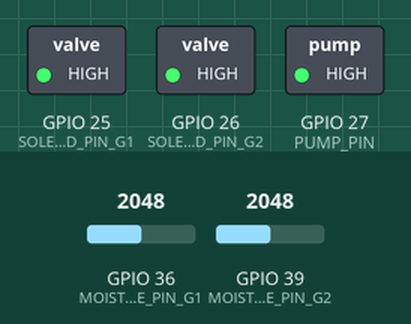
Bench run of a sketch on a simulated ESP32. Shown: switched loads named in the sketch (green lamp = pin HIGH). The test bench sets the inputs (shaded band); at power-on: GPIO 36 (MOISTURE_PIN_G1) = 2048, GPIO 39 (MOISTURE_PIN_G2) = 2048. WiFi joins after 1.5 s; servers stay silent unless stated; what the sketch prints to the serial monitor is not drawn.

Above: at 2.7 s.
2.8 s: GPIO 36 (MOISTURE_PIN_G1) set to 3138
4.3 s: GPIO 36 (MOISTURE_PIN_G1) set to 3248
At 4.7 s:
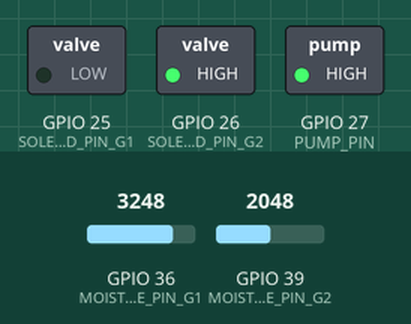
At 6.0 s:
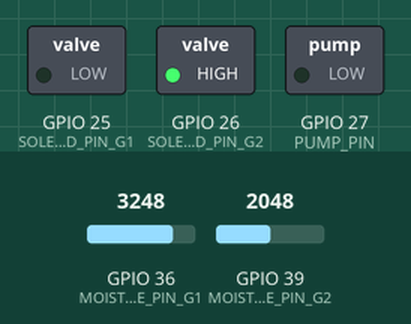
6.3 s: GPIO 39 (MOISTURE_PIN_G2) set to 3136
7.8 s: GPIO 39 (MOISTURE_PIN_G2) set to 3221
At 8.8 s:
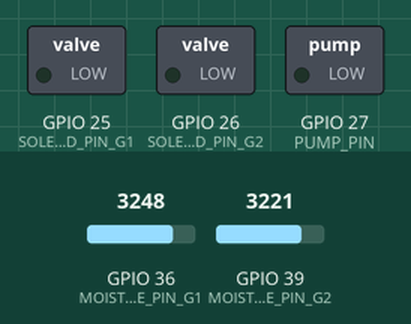
Timing chart, 0 to 10.8 s (numbered marks = the images above; inputs shaded):
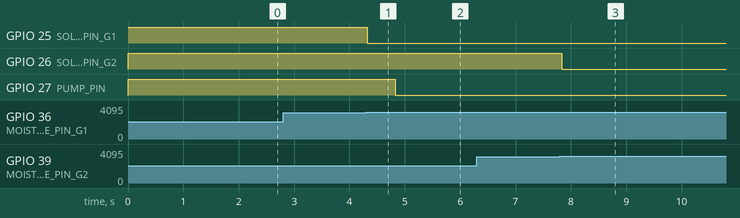

The sketch:

EspWithSolenoidWeb.ino
```cpp
#include <WiFi.h>
#include <WiFiClient.h>
#include <WebServer.h>
#include <ESPmDNS.h>
#include <DHT.h>

// --- Configuration: WiFi Credentials ---
const char *ssid = "My-Network";
const char *password = "chaker123456";

// --- Configuration: Pin Definitions ---

// DHT Sensor Pin
const int DHT_PIN = 4;
#define DHTTYPE DHT11 // DHT 11 sensor type
DHT dht(DHT_PIN, DHTTYPE);

// Analog pins for Moisture Sensors
const int MOISTURE_PIN_G1 = 36;
const int MOISTURE_PIN_G2 = 39;

// Digital pins for Solenoid Valves (G1 & G2)
const int SOLENOID_PIN_G1 = 25;
const int SOLENOID_PIN_G2 = 26;

// NEW Digital pin for the Main Water Pump
const int PUMP_PIN = 27;

// --- Configuration: Calibration Values ---
const int DRY_CALIBRATION = 4095;
const int WET_CALIBRATION = 1800;
const int DRY_THRESHOLD_PERCENT = 40;

// --- Global Variables and Server Setup ---
WebServer server(80);

// --- State Variables for Sequencing ---
// Tracks the time (in ms) when a valve was opened or closed.
unsigned long valve_G1_time = 0;
unsigned long valve_G2_time = 0;
// Half-second delay requirement (500ms)
const unsigned long SEQUENCING_DELAY = 500;

// --- Function Prototypes ---
float readDHTTemperature();
float readDHTHumidity();
int readMoisturePercent(int pin);
void controlIrrigationSystem(int moisturePercent1, int moisturePercent2);
String getIrrigationStatus(int solenoidPin, int pumpPin);
String getMoistureState(int percent);
void handleRoot();

// --- Main HTTP Handler Function ---
void handleRoot() {

  // 1. Read all sensor values
  float t = readDHTTemperature();
  float h = readDHTHumidity();
  int moisturePercent1 = readMoisturePercent(MOISTURE_PIN_G1);
  int moisturePercent2 = readMoisturePercent(MOISTURE_PIN_G2);

  // 2. Control System (Handles sequencing and overall pump control)
  controlIrrigationSystem(moisturePercent1, moisturePercent2);

  // 3. Get Status for Display
  String irrigationStatus1 = getIrrigationStatus(SOLENOID_PIN_G1, PUMP_PIN);
  String irrigationStatus2 = getIrrigationStatus(SOLENOID_PIN_G2, PUMP_PIN);
  String state1 = getMoistureState(moisturePercent1);
  String state2 = getMoistureState(moisturePercent2);

  // 4. Serial Monitor Output
  Serial.println("--- AquaSpray Dashboard Data ---");
  Serial.print("DHT: Temp="); Serial.print(t); Serial.print("C, Humidity="); Serial.print(h); Serial.println("%");
  Serial.print("Garden 1: Moisture="); Serial.print(moisturePercent1); Serial.print("% ("); Serial.print(state1); Serial.print("), Solenoid:"); Serial.print((digitalRead(SOLENOID_PIN_G1) == LOW ? "OPEN" : "CLOSED")); Serial.print(", Pump: "); Serial.println((digitalRead(PUMP_PIN) == LOW ? "ON" : "OFF"));
  Serial.print("Garden 2: Moisture="); Serial.print(moisturePercent2); Serial.print("% ("); Serial.print(state2); Serial.print("), Solenoid:"); Serial.print((digitalRead(SOLENOID_PIN_G2) == LOW ? "OPEN" : "CLOSED")); Serial.print(", Pump: "); Serial.println((digitalRead(PUMP_PIN) == LOW ? "ON" : "OFF"));

  char msg[3000];

  // 5. HTML Content for Web Dashboard
  snprintf(msg, 3000,
           "<html>\
  <head>\
    <meta http-equiv='refresh' content='10'/>\
    <meta name='viewport' content='width=device-width, initial-scale=1'>\
    <link rel='stylesheet' href='https://use.fontawesome.com/releases/v5.7.2/css/all.css' integrity='sha384-fnmOCqbTlWIlj8LyTjo7mOUStjsKC4pOpQbqyi7RrhN7udi9RwhKkMHpvLbHG9Sr' crossorigin='anonymous'>\
    <title>AquaSpray Dashboard</title>\
    <style>\
    html { font-family: Arial; display: inline-block; margin: 0px auto; text-align: center;}\
    h2 { font-size: 2.5rem; color: #008744;}\
    \
    /* Container for DHT data */\
    .dht-container { margin-bottom: 20px; padding: 10px; border: 1px solid #ddd; border-radius: 8px;}\
    \
    /* Style for the individual garden blocks (Inline-Block) */\
    .garden-data { \
        display: inline-block; \
        width: 45%%; \
        min-width: 250px; \
        margin: 10px; \
        padding: 15px; \
        border: 2px solid #008744; \
        border-radius: 12px; \
        box-shadow: 0 4px 8px rgba(0,0,0,0.1);\
        background-color: #f9fffb;\
    }\
    \
    .label { font-size: 1.5rem; vertical-align:middle; padding-bottom: 5px; font-weight: bold;}\
    .value { font-size: 2.0rem;}\
    .units { font-size: 1.2rem;}\
    .wet { color: #00add6; }\
    .dry { color: #ca3517; }\
    .on { color: green; font-weight: bold;}\
    .off { color: gray; font-weight: bold;}\
    </style>\
  </head>\
  <body>\
      <h2>💧 AquaSpray Dashboard 🌡️</h2>\
      \
      \
      <div class='dht-container'>\
        <p>\
          <i class='fas fa-thermometer-half' style='color:#ca3517;'></i>\
          <span class='label'>Temperature</span>\
          <span class='value'>%.2f</span>\
          <sup class='units'>&deg;C</sup>\
        </p>\
        <p>\
          <i class='fas fa-tint' style='color:#00add6;'></i>\
          <span class='label'>Humidity</span>\
          <span class='value'>%.2f</span>\
          <sup class='units'>&percnt;</sup>\
        </p>\
      </div>\
      \
      \
      <div class='garden-data'>\
        <p class='label'>**GARDEN 1**</p>\
        <p class='label'>Moisture: <span class='value %s'>%d%%</span></p>\
        <p class='label'>State: <span class='%s'>%s</span></p>\
        <p class='label'>Irrigation Status: <span class='%s'>%s</span></p>\
      </div>\
      \
      \
      <div class='garden-data'>\
        <p class='label'>**GARDEN 2**</p>\
        <p class='label'>Moisture: <span class='value %s'>%d%%</span></p>\
        <p class='label'>State: <span class='%s'>%s</span></p>\
        <p class='label'>Irrigation Status: <span class='%s'>%s</span></p>\
      </div>\
      \
      \
      <p class='label' style='margin-top: 20px;'>\
        <i class='fas fa-water' style='color:#00add6;'></i>\
        <span class='label'>Main Pump Status:</span>\
        <span class='%s'>%s</span>\
      </p>\
      \
  </body>\
</html>",
           // DHT Values
           t, h,

           // Garden 1 values
           (state1 == "Wet" ? "wet" : "dry"), moisturePercent1,
           (state1 == "Wet" ? "wet" : "dry"), state1.c_str(),
           (irrigationStatus1 == "ON" ? "on" : "off"), irrigationStatus1.c_str(),

           // Garden 2 values
           (state2 == "Wet" ? "wet" : "dry"), moisturePercent2,
           (state2 == "Wet" ? "wet" : "dry"), state2.c_str(),
           (irrigationStatus2 == "ON" ? "on" : "off"), irrigationStatus2.c_str(),

           // Overall Pump Status
           (digitalRead(PUMP_PIN) == LOW ? "on" : "off"), (digitalRead(PUMP_PIN) == LOW ? "ON" : "OFF")
          );
  server.send(200, "text/html", msg);
}

// --- Sensor Reading Functions ---

float readDHTTemperature() {
  float t = dht.readTemperature();
  if (isnan(t)) {
    return -1.0;
  }
  return t;
}

float readDHTHumidity() {
  float h = dht.readHumidity();
  if (isnan(h)) {
    return -1.0;
  }
  return h;
}

int readMoisturePercent(int pin) {
  int rawValue = analogRead(pin);
  // Map the raw value to a percentage (0-100). DRY=4095 (0%), WET=1800 (100%)
  int percentage = map(rawValue, DRY_CALIBRATION, WET_CALIBRATION, 0, 100);

  return constrain(percentage, 0, 100);
}

// --- Sequencing and Control Logic ---

void controlIrrigationSystem(int m1, int m2) {
    unsigned long currentMillis = millis();

    // Determine if EITHER garden needs watering
    bool needWaterG1 = (m1 < DRY_THRESHOLD_PERCENT);
    bool needWaterG2 = (m2 < DRY_THRESHOLD_PERCENT);

    // --- Garden 1 Solenoid Control ---
    if (needWaterG1 && digitalRead(SOLENOID_PIN_G1) == HIGH) {
        // If dry and solenoid is closed, open the solenoid and start timer
        digitalWrite(SOLENOID_PIN_G1, LOW); // Open Solenoid (Active LOW)
        valve_G1_time = currentMillis; // Record open time
    } else if (!needWaterG1 && digitalRead(SOLENOID_PIN_G1) == LOW) {
        // If wet and solenoid is open, start timer for pump-off sequence
        valve_G1_time = currentMillis; // Record close request time
    }

    // --- Garden 2 Solenoid Control ---
    if (needWaterG2 && digitalRead(SOLENOID_PIN_G2) == HIGH) {
        // If dry and solenoid is closed, open the solenoid and start timer
        digitalWrite(SOLENOID_PIN_G2, LOW); // Open Solenoid (Active LOW)
        valve_G2_time = currentMillis; // Record open time
    } else if (!needWaterG2 && digitalRead(SOLENOID_PIN_G2) == LOW) {
        // If wet and solenoid is open, start timer for pump-off sequence
        valve_G2_time = currentMillis; // Record close request time
    }

    // --- Pump Control and Sequencing ---

    // Check if the pump needs to be ON due to a solenoid opening (Turn-ON Sequence)
    if (digitalRead(PUMP_PIN) == HIGH) { // Pump is currently OFF
        // Check G1's ON Sequence
        if (digitalRead(SOLENOID_PIN_G1) == LOW && (currentMillis - valve_G1_time >= SEQUENCING_DELAY)) {
            digitalWrite(PUMP_PIN, LOW); // Turn ON pump (500ms AFTER valve opened)
        }
        // Check G2's ON Sequence
        else if (digitalRead(SOLENOID_PIN_G2) == LOW && (currentMillis - valve_G2_time >= SEQUENCING_DELAY)) {
            digitalWrite(PUMP_PIN, LOW); // Turn ON pump (500ms AFTER valve opened)
        }
    }

    // Check if the pump needs to be OFF due to a solenoid closing (Shut-OFF Sequence)
    if (digitalRead(PUMP_PIN) == LOW) { // Pump is currently ON
        bool g1_ready_to_close = (!needWaterG1 && digitalRead(SOLENOID_PIN_G1) == LOW && (currentMillis - valve_G1_time >= SEQUENCING_DELAY));
        bool g2_ready_to_close = (!needWaterG2 && digitalRead(SOLENOID_PIN_G2) == LOW && (currentMillis - valve_G2_time >= SEQUENCING_DELAY));

        // If EITHER valve is in the process of closing (g1_ready_to_close or g2_ready_to_close)
        // We only shut the pump off IF NO other solenoid is actively open.

        bool pump_still_needed = (digitalRead(SOLENOID_PIN_G1) == LOW && !g1_ready_to_close) || (digitalRead(SOLENOID_PIN_G2) == LOW && !g2_ready_to_close);

        if (!pump_still_needed) {
            // Pump is not needed by any open solenoid. Shut it off.
            digitalWrite(PUMP_PIN, HIGH); // Turn OFF pump

            // Now that the pump is off, execute the solenoid CLOSE action (500ms later)
            // Reset timers to prevent immediate re-trigger on next cycle
            valve_G1_time = currentMillis;
            valve_G2_time = currentMillis;
        }
    }

    // --- Final Solenoid Close Action (Delayed until pump is guaranteed OFF) ---
    // If G1 requested closure (is wet, solenoid is LOW, and 500ms passed since pump-off or request)
    if (digitalRead(SOLENOID_PIN_G1) == LOW && !needWaterG1 && digitalRead(PUMP_PIN) == HIGH) {
        // Now that pump is OFF, close the solenoid
        digitalWrite(SOLENOID_PIN_G1, HIGH); // Close Solenoid
    }

    // If G2 requested closure
    if (digitalRead(SOLENOID_PIN_G2) == LOW && !needWaterG2 && digitalRead(PUMP_PIN) == HIGH) {
        // Now that pump is OFF, close the solenoid
        digitalWrite(SOLENOID_PIN_G2, HIGH); // Close Solenoid
    }
}

// Returns the Irrigation Status for Display
String getIrrigationStatus(int solenoidPin, int pumpPin) {
    // If the solenoid is OPEN AND the pump is ON, then irrigation is active for this garden.
    if (digitalRead(solenoidPin) == LOW && digitalRead(pumpPin) == LOW) {
        return "ON";
    }
    return "OFF";
}

// Determines the state (Wet/Dry) based on the moisture percentage
String getMoistureState(int percent) {
  if (percent < DRY_THRESHOLD_PERCENT) {
    return "Dry";
  } else {
    return "Wet";
  }
}

// --- Setup Function ---
void setup(void) {
  Serial.begin(115200);
  dht.begin();

  // Set all control pins as OUTPUT
  pinMode(SOLENOID_PIN_G1, OUTPUT);
  pinMode(SOLENOID_PIN_G2, OUTPUT);
  pinMode(PUMP_PIN, OUTPUT);

  // Ensure all relays are OFF/CLOSED initially (Active LOW -> HIGH)
  digitalWrite(SOLENOID_PIN_G1, HIGH);
  digitalWrite(SOLENOID_PIN_G2, HIGH);
  digitalWrite(PUMP_PIN, HIGH);

  // Set up moisture pins as INPUT
  pinMode(MOISTURE_PIN_G1, INPUT);
  pinMode(MOISTURE_PIN_G2, INPUT);

  // --- WiFi Connection ---
  WiFi.mode(WIFI_STA);
  WiFi.begin(ssid, password);
  Serial.println("\nConnecting to WiFi...");

  while (WiFi.status() != WL_CONNECTED) {
    delay(500);
    Serial.print(".");
  }

  Serial.println("\n");
  Serial.print("Connected to ");
  Serial.println(ssid);
  Serial.print("IP address: ");
  Serial.println(WiFi.localIP());

  // --- mDNS and Server Setup ---
  if (MDNS.begin("aquaspray")) {
    Serial.println("MDNS responder started at http://aquaspray.local");
  }
  server.on("/", handleRoot);

  server.begin();
  Serial.println("HTTP server started");
}

// --- Loop Function ---
void loop(void) {

  // Read moisture just before controlling the system
  int moisturePercent1 = readMoisturePercent(MOISTURE_PIN_G1);
  int moisturePercent2 = readMoisturePercent(MOISTURE_PIN_G2);

  // Call the main control function (handles sequencing and pump)
  controlIrrigationSystem(moisturePercent1, moisturePercent2);

  // Handle web server requests
  server.handleClient();
  delay(100); // Check status more frequently for sequencing accuracy
}
```

Measured:
- the behaviour switches between 3177 and 3178 on GPIO 36 (MOISTURE_PIN_G1) (found by bisection; images 0 and 1)
- the behaviour switches between 3177 and 3178 on GPIO 39 (MOISTURE_PIN_G2) (found by bisection; images 2 and 3)
- after the input at 2.8 s, every drawn part: stays the same
- after the input at 4.3 s, GPIO 25 (SOLENOID_PIN_G1): HIGH → LOW at once; GPIO 27 (PUMP_PIN): HIGH → LOW after 0.52 s
- after the input at 6.3 s, every drawn part: stays the same
- after the input at 7.8 s, GPIO 26 (SOLENOID_PIN_G2): HIGH → LOW at once
